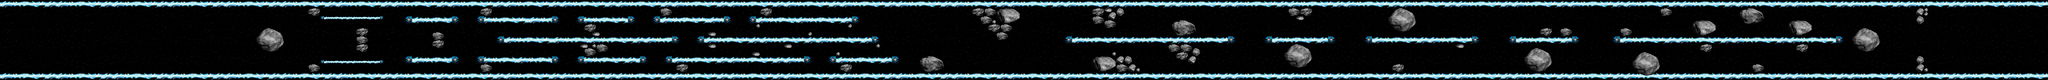

A level layout from a 2D game, rendered from its tile map. Below: a short description, then the map file with tile-grid data replaced by summaries:
An orthogonal 512x20 tile map with 16x16 px tiles, 3 tile layers (background, walls, hazards).

<map version="1.0" orientation="orthogonal" width="512" height="20" tilewidth="16" tileheight="16">
 <tileset firstgid="1" name="reversePolarity Full" tilewidth="16" tileheight="16">
  <image source="reversePolarity Full.png" width="960" height="320" />
 </tileset>
 <layer name="background" width="512" height="20">
  <data>[10240 cells, 10240 non-empty, 320 distinct tile ids]</data>
 </layer>
 <layer name="walls" width="512" height="20">
  <data>[10240 cells, 2946 non-empty, 40 distinct tile ids]</data>
 </layer>
 <layer name="hazards" width="512" height="20">
  <data>[10240 cells, 782 non-empty, 121 distinct tile ids]</data>
 </layer>
</map>
